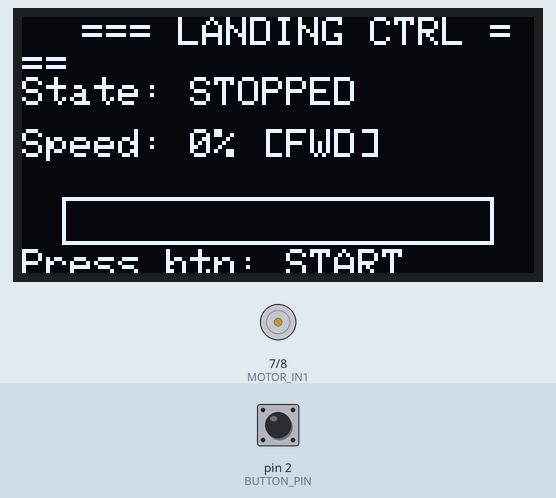
This sketch was run on a simulated Arduino Uno, built with avr-gcc and run on an emulated ATmega328P. Parts: 128×64 one-colour display, motor-driver pin pairs drawn as motors (green arrow = first pin HIGH = forward, orange = second pin HIGH = backward, longer = more drive, scaled by the enable pin). The test bench sets the inputs (shaded band); at power-on: pin 2 (BUTTON_PIN) HIGH.

Above: at 1.2 s.
1.3 s: pin 2 (BUTTON_PIN) pulled LOW for 0.15 s
At 1.56 s:
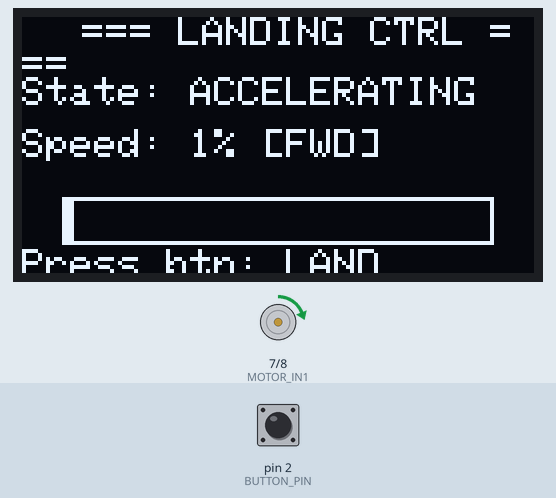
2.0 s: pin 2 (BUTTON_PIN) pulsed LOW 5 times (0.12 s each, 0.3 s apart)
At 3.36 s:
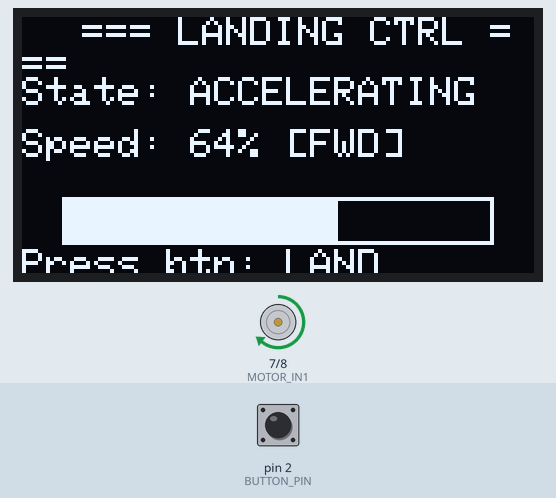
5.0 s: pin 2 (BUTTON_PIN) pulled LOW for 1 s
At 5.25 s:
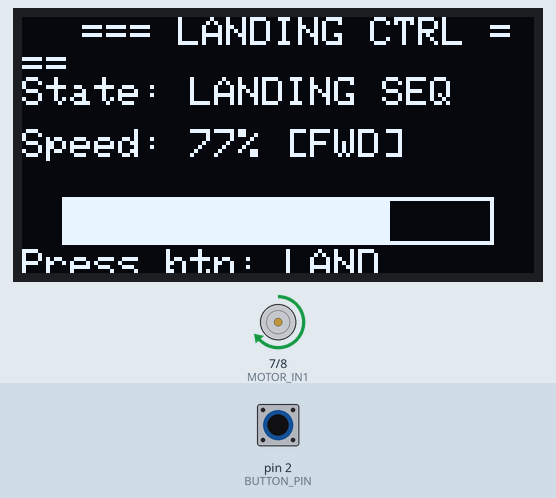
6.6 s: pin 2 (BUTTON_PIN) pulled LOW for 0.15 s
At 7.17 s:
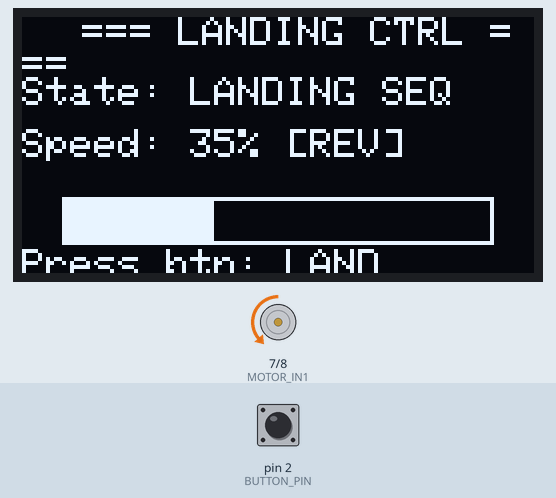
10.3 s: pin 2 (BUTTON_PIN) pulled LOW for 1 s
At 12.7 s:
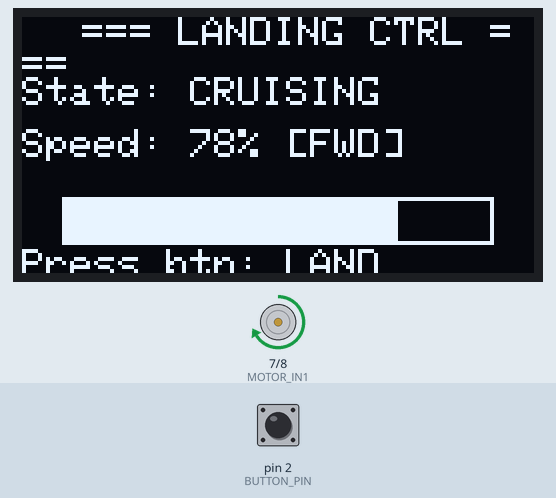
Timing chart, 0 to 12.9 s (numbered marks = the images above; inputs shaded):
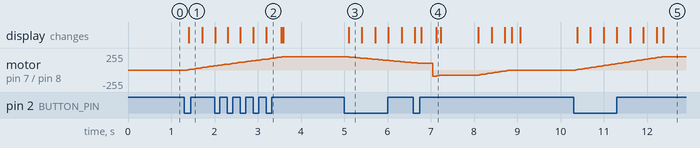

The sketch:

Day29_Motor2.ino
```cpp
/* ###########################################################
   ###   30 DAYS LOST IN SPACE - INVENTR.IO                 ###
   ###   DAY 29: MOTOR 2 - Advanced motor control           ###
   ###   Smooth acceleration and landing sequences          ###
   ###   Last Updated: 30-12-2024                           ###
   ########################################################### */

#include <Wire.h>
#include <Adafruit_GFX.h>
#include <Adafruit_SSD1306.h>

/* ###########################################################
   ###   1. Display Configuration                           ###
   ########################################################### */

#define SCREEN_WIDTH 128
#define SCREEN_HEIGHT 64
#define OLED_RESET -1
#define SCREEN_ADDRESS 0x3C

Adafruit_SSD1306 display(SCREEN_WIDTH, SCREEN_HEIGHT, &Wire, OLED_RESET);

/* ###########################################################
   ###   2. Pin Definitions                                 ###
   ########################################################### */

const int MOTOR_EN = 9;
const int MOTOR_IN1 = 7;
const int MOTOR_IN2 = 8;
const int BUTTON_PIN = 2;

/* ###########################################################
   ###   3. Motor State Machine                             ###
   ########################################################### */

int currentSpeed = 0;
int targetSpeed = 0;
bool motorDirection = true;

enum MotorState { STOPPED, ACCELERATING, RUNNING, DECELERATING, LANDING };
MotorState state = STOPPED;

unsigned long stateStartTime = 0;
unsigned long lastUpdate = 0;

/* ###########################################################
   ###   4. Setup Function                                  ###
   ########################################################### */

void setup() {
  Serial.begin(9600);

  pinMode(MOTOR_EN, OUTPUT);
  pinMode(MOTOR_IN1, OUTPUT);
  pinMode(MOTOR_IN2, OUTPUT);
  pinMode(BUTTON_PIN, INPUT_PULLUP);

  if (!display.begin(SSD1306_SWITCHCAPVCC, SCREEN_ADDRESS)) {
    Serial.println(F("SSD1306 allocation failed"));
    for (;;);
  }

  stopMotor();
  updateDisplay();
}

/* ###########################################################
   ###   5. Helper Functions                                ###
   ########################################################### */

void setMotor(int speed, bool forward) {
  if (forward) {
    digitalWrite(MOTOR_IN1, HIGH);
    digitalWrite(MOTOR_IN2, LOW);
  } else {
    digitalWrite(MOTOR_IN1, LOW);
    digitalWrite(MOTOR_IN2, HIGH);
  }
  analogWrite(MOTOR_EN, speed);
}

void stopMotor() {
  digitalWrite(MOTOR_IN1, LOW);
  digitalWrite(MOTOR_IN2, LOW);
  analogWrite(MOTOR_EN, 0);
  currentSpeed = 0;
}

void drawSpeedBar() {
  display.drawRect(10, 45, 108, 12, SSD1306_WHITE);
  int barWidth = map(currentSpeed, 0, 255, 0, 106);
  display.fillRect(11, 46, barWidth, 10, SSD1306_WHITE);
}

void updateDisplay() {
  display.clearDisplay();
  display.setTextSize(1);
  display.setTextColor(SSD1306_WHITE);

  // Header
  display.setCursor(15, 0);
  display.println(F("=== LANDING CTRL ==="));

  // State
  display.setCursor(0, 15);
  display.print(F("State: "));
  switch (state) {
    case STOPPED:      display.println(F("STOPPED")); break;
    case ACCELERATING: display.println(F("ACCELERATING")); break;
    case RUNNING:      display.println(F("CRUISING")); break;
    case DECELERATING: display.println(F("DECELERATING")); break;
    case LANDING:      display.println(F("LANDING SEQ")); break;
  }

  // Speed info
  display.setCursor(0, 28);
  display.print(F("Speed: "));
  display.print(map(currentSpeed, 0, 255, 0, 100));
  display.print(F("% "));
  display.println(motorDirection ? F("[FWD]") : F("[REV]"));

  // Speed bar
  drawSpeedBar();

  // Instructions
  display.setCursor(0, 58);
  display.print(F("Press btn: "));
  display.print(state == STOPPED ? F("START") : F("LAND"));

  display.display();
}

void smoothAccelerate(int target, int rate) {
  if (currentSpeed < target) {
    currentSpeed = min(currentSpeed + rate, target);
  } else if (currentSpeed > target) {
    currentSpeed = max(currentSpeed - rate, target);
  }
  setMotor(currentSpeed, motorDirection);
}

/* ###########################################################
   ###   6. Main Loop                                       ###
   ########################################################### */

void loop() {
  // Check button press
  static bool lastButton = HIGH;
  bool buttonState = digitalRead(BUTTON_PIN);

  if (buttonState == LOW && lastButton == HIGH) {
    if (state == STOPPED) {
      state = ACCELERATING;
      targetSpeed = 200;
      stateStartTime = millis();
    } else if (state == RUNNING) {
      state = LANDING;
      stateStartTime = millis();
    }
    delay(50);  // Debounce
  }
  lastButton = buttonState;

  // State machine
  if (millis() - lastUpdate > 50) {
    lastUpdate = millis();

    switch (state) {
      case ACCELERATING:
        smoothAccelerate(targetSpeed, 5);
        if (currentSpeed >= targetSpeed) {
          state = RUNNING;
        }
        break;

      case RUNNING:
        // Maintain speed
        break;

      case LANDING:
        // Landing sequence: slow down, reverse briefly, stop
        if (millis() - stateStartTime < 2000) {
          smoothAccelerate(100, 3);
        } else if (millis() - stateStartTime < 3000) {
          motorDirection = false;
          smoothAccelerate(80, 5);
        } else if (millis() - stateStartTime < 4000) {
          smoothAccelerate(0, 5);
        } else {
          stopMotor();
          motorDirection = true;
          state = STOPPED;
        }
        break;

      default:
        break;
    }

    updateDisplay();
  }
}

/* ###########################################################
   ###           END OF DAY 29 - MOTOR 2                    ###
   ########################################################### */
```

Measured:
- after the input at 1.3 s, motor on pin 7 (MOTOR_IN1) / pin 8 (MOTOR_IN2): moves from stopped to forward 65/255 over 0.61 s, starting after 0.07 s; the display: changes after 0.11 s (image 1)
- after the input at 5.0 s, motor on pin 7 (MOTOR_IN1) / pin 8 (MOTOR_IN2): moves from forward 200/255 to forward 107/255 over 1.5 s, starting after 0.07 s; the display: changes after 0.10 s (image 3)
- after the input at 10.3 s, motor on pin 7 (MOTOR_IN1) / pin 8 (MOTOR_IN2): moves from stopped to forward 200/255 over 2.0 s, starting after 0.05 s; the display: first changes after 0.08 s (image 5 shows a later state)
